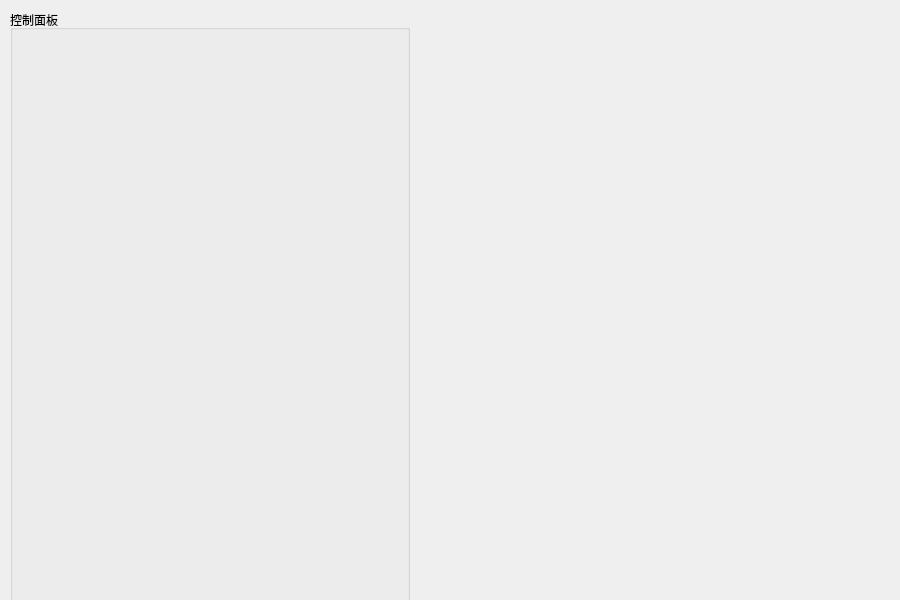
<?xml version="1.0" encoding="UTF-8"?>
<ui version="4.0">
 <class>Setting</class>
 <widget class="QWidget" name="Setting">
  <property name="geometry">
   <rect>
    <x>0</x>
    <y>0</y>
    <width>900</width>
    <height>600</height>
   </rect>
  </property>
  <property name="windowTitle">
   <string>Form</string>
  </property>
  <widget class="QGroupBox" name="groupBox">
   <property name="geometry">
    <rect>
     <x>10</x>
     <y>10</y>
     <width>400</width>
     <height>600</height>
    </rect>
   </property>
   <property name="title">
    <string>控制面板</string>
   </property>
  </widget>
 </widget>
 <resources/>
 <connections/>
</ui>
